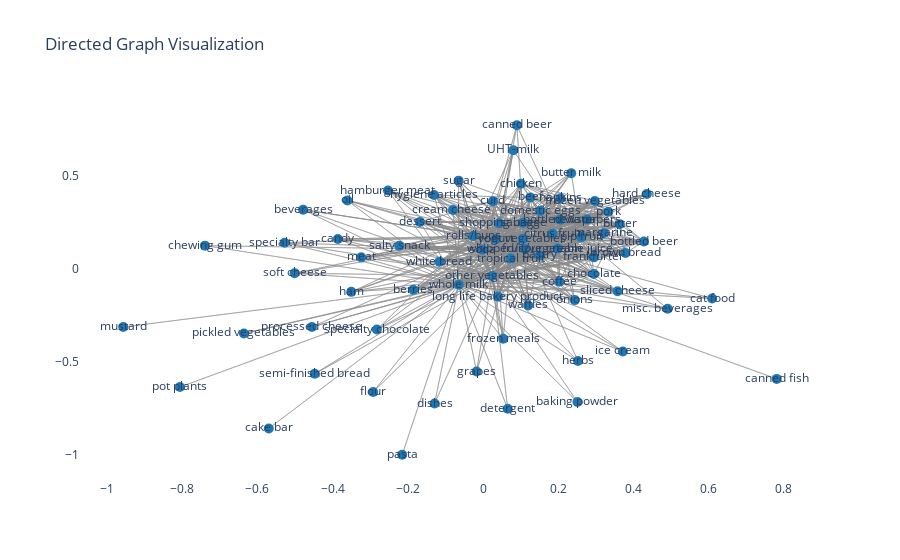

Notebook code cell kept with this figure:
### Markdown cell above
## Graph

### Code cell
# Initialize a directed graph using all rules
G = nx.DiGraph()

# Add nodes and edges
for _, row in rules.iterrows():
    antecedents = list(row['antecedents'])
    consequents = list(row['consequents'])
    for antecedent in antecedents:
        for consequent in consequents:
            G.add_edge(antecedent, consequent, lift=row['lift'], confidence=row['confidence'])

# Define node and edge attributes
pos = nx.spring_layout(G, seed=42)  # Positions for all nodes
edge_labels = nx.get_edge_attributes(G, 'weight')
confidence_labels = nx.get_edge_attributes(G, 'confidence')

# Extract node positions
edge_trace = go.Scatter(
    x=[],
    y=[],
    line=dict(width=0.5, color='#888'),
    hoverinfo='none',
    mode='lines')

node_trace = go.Scatter(
    x=[],
    y=[],
    text=[],
    mode='markers+text',
    hoverinfo='text',
    marker=dict(size=10, color='#1f78b4'))

edge_label_trace = go.Scatter(
    x=[],
    y=[],
    text=[],
    mode='text',
    textposition='middle center',
    showlegend=False,
    hoverinfo='none')

# Add edges and edge labels
for edge in G.edges():
    x0, y0 = pos[edge[0]]
    x1, y1 = pos[edge[1]]
    edge_trace['x'] += (x0, x1, None)
    edge_trace['y'] += (y0, y1, None)
    

# Add nodes
for node in G.nodes():
    x, y = pos[node]
    node_trace['x'] += (x,)
    node_trace['y'] += (y,)
    node_trace['text'] += (node,)

# Create Plotly figure
fig = go.Figure()

# Add edge and node traces
fig.add_trace(edge_trace)
fig.add_trace(node_trace)
fig.add_trace(edge_label_trace)

# Update layout
fig.update_layout(
    title='Directed Graph Visualization',
    showlegend=False,
    xaxis=dict(showgrid=False, zeroline=False),
    yaxis=dict(showgrid=False, zeroline=False),
    plot_bgcolor='white'
)

### Figure 1 — Plotly figure (JSON) as saved in the notebook; plotly's stock layout.template omitted (floating-point values rounded to 4 significant figures; data arrays with more than 128 entries replaced by an {"elided": "..."} marker saying what was removed)
{"data": [{"hoverinfo": "none", "line": {"color": "#888", "width": 0.5}, "mode": "lines", "type": "scatter", "x": {"elided": "3600 float values"}, "y": {"elided": "3600 float values"}}, {"hoverinfo": "text", "marker": {"color": "#1f78b4", "size": 10}, "mode": "markers+text", "text": ["bottled water", "UHT-milk", "other vegetables", "rolls/buns", "soda", "yogurt", "baking powder", "whole milk", "beef", "butter", "citrus fruit", "domestic eggs", "fruit/vegetable juice", "margarine", "newspapers", "pastry", "pork", "root vegetables", "sausage", "tropical fruit", "whipped/sour cream", "berries", "beverages", "bottled beer", "brown bread", "frankfurter", "napkins", "pip fruit", "canned beer", "chicken", "chocolate", "coffee", "cream cheese ", "curd", "dessert", "frozen vegetables", "hygiene articles", "misc. beverages", "onions", "shopping bags", "butter milk", "cake bar", "candy", "canned fish", "cat food", "chewing gum", "long life bakery product", "waffles", "detergent", "dishes", "white bread", "flour", "frozen meals", "salty snack", "grapes", "ham", "hamburger meat", "hard cheese", "herbs", "ice cream", "sugar", "meat", "mustard", "oil", "pickled vegetables", "processed cheese", "semi-finished bread", "sliced cheese", "soft cheese", "specialty bar", "specialty chocolate", "pasta", "pot plants"], "type": "scatter", "x": [0.2054, 0.08067, 0.02426, -0.02624, -0.001031, 0.0341, 0.2512, -0.06437, 0.1257, 0.364, 0.185, 0.1524, 0.1986, 0.3214, 0.277, 0.1513, 0.3332, 0.1059, 0.1064, 0.07371, 0.1116, -0.1852, -0.4784, 0.428, 0.379, 0.2949, 0.206, 0.2614, 0.09015, 0.1009, 0.2948, 0.2034, -0.0799, 0.02641, -0.1677, 0.2973, -0.1303, 0.491, 0.2442, 0.04285, 0.2347, -0.5698, -0.386, 0.7813, 0.6095, -0.7396, 0.03983, 0.1203, 0.06574, -0.1288, -0.1159, -0.2922, 0.05381, -0.2229, -0.01706, -0.3504, -0.2527, 0.4358, 0.2525, 0.3718, -0.06485, -0.3238, -0.9569, -0.3606, -0.636, -0.4551, -0.4476, 0.3578, -0.501, -0.5276, -0.2824, -0.215, -0.8062], "y": [0.2645, 0.6384, -0.03778, 0.1767, 0.1028, 0.16, -0.7165, -0.08497, 0.3844, 0.24, 0.1886, 0.3124, 0.1093, 0.1915, 0.2658, 0.07231, 0.3074, 0.162, 0.2486, 0.05542, 0.1076, -0.1126, 0.3185, 0.1473, 0.08548, 0.06216, 0.3799, 0.1712, 0.7729, 0.4581, -0.02777, -0.06916, 0.317, 0.3644, 0.2529, 0.3658, 0.3972, -0.2148, -0.1679, 0.2457, 0.515, -0.8586, 0.161, -0.5919, -0.1593, 0.1251, -0.1491, -0.1965, -0.7523, -0.7242, 0.03891, -0.6619, -0.376, 0.1239, -0.5522, -0.1235, 0.4215, 0.4029, -0.4958, -0.4444, 0.4749, 0.06209, -0.3128, 0.3681, -0.3476, -0.3126, -0.5643, -0.1204, -0.02339, 0.1409, -0.3263, -1, -0.6358]}, {"hoverinfo": "none", "mode": "text", "showlegend": false, "text": [], "textposition": "middle center", "type": "scatter", "x": [], "y": []}], "layout": {"autosize": true, "plot_bgcolor": "white", "showlegend": false, "title": {"text": "Directed Graph Visualization"}, "xaxis": {"autorange": true, "range": [-1.068, 0.8921], "showgrid": false, "type": "linear", "zeroline": false}, "yaxis": {"autorange": true, "range": [-1.181, 0.9538], "showgrid": false, "type": "linear", "zeroline": false}}}
